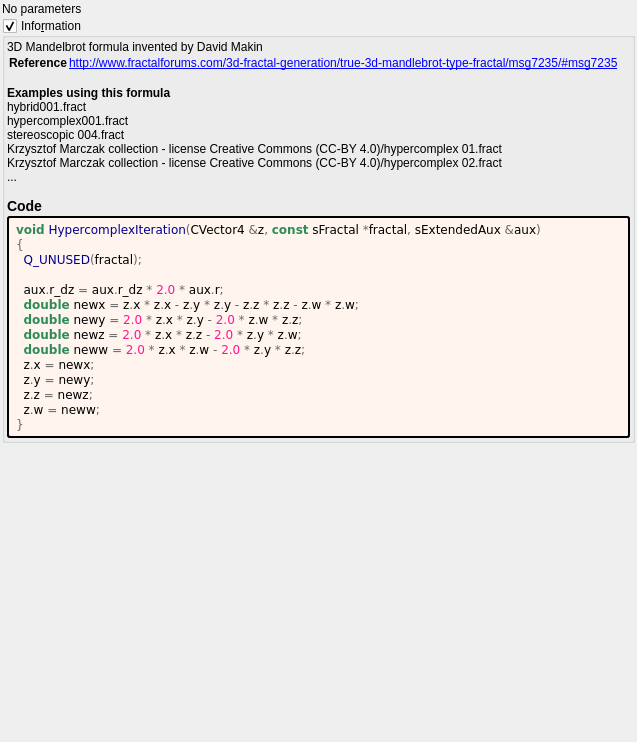
<?xml version="1.0" encoding="UTF-8"?>
<ui version="4.0">
 <class>hypercomplex</class>
 <widget class="QWidget" name="Form">
  <property name="geometry">
   <rect>
    <x>0</x>
    <y>0</y>
    <width>637</width>
    <height>742</height>
   </rect>
  </property>
  <property name="windowTitle">
   <string notr="true">hypercomplex</string>
  </property>
  <layout class="QVBoxLayout" name="verticalLayout">
   <property name="spacing">
    <number>2</number>
   </property>
   <property name="leftMargin">
    <number>2</number>
   </property>
   <property name="topMargin">
    <number>2</number>
   </property>
   <property name="rightMargin">
    <number>2</number>
   </property>
   <property name="bottomMargin">
    <number>2</number>
   </property>
   <item>
    <widget class="QLabel" name="label">
     <property name="text">
      <string>No parameters</string>
     </property>
    </widget>
   </item>
   <item>
    <widget class="MyGroupBox" name="groupCheck_info">
     <property name="title">
      <string>Info&amp;rmation</string>
     </property>
     <property name="flat">
      <bool>false</bool>
     </property>
     <property name="checkable">
      <bool>true</bool>
     </property>
     <layout class="QVBoxLayout" name="verticalLayout_2">
      <property name="spacing">
       <number>2</number>
      </property>
      <property name="leftMargin">
       <number>2</number>
      </property>
      <property name="topMargin">
       <number>2</number>
      </property>
      <property name="rightMargin">
       <number>2</number>
      </property>
      <property name="bottomMargin">
       <number>2</number>
      </property>
      <item>
	   <widget class="QLabel" name="label_information_general">
	    <property name="text">
		 <string notr="true">&lt;p&gt;3D Mandelbrot formula invented by David Makin&lt;/p&gt;&lt;table&gt;
&lt;tr&gt;&lt;th&gt;Reference&lt;/th&gt;&lt;td&gt;&lt;a href=&quot;http://www.fractalforums.com/3d-fractal-generation/true-3d-mandlebrot-type-fractal/msg7235/#msg7235&quot;&gt;http://www.fractalforums.com/3d-fractal-generation/true-3d-mandlebrot-type-fractal/msg7235/#msg7235&lt;br&gt;
&lt;/td&gt;&lt;/tr&gt;
&lt;/table&gt;
&lt;br&gt;&lt;b&gt;Examples using this formula&lt;/b&gt;&lt;br&gt;hybrid001.fract&lt;br&gt;hypercomplex001.fract&lt;br&gt;stereoscopic 004.fract&lt;br&gt;Krzysztof Marczak collection - license Creative Commons (CC-BY 4.0)/hypercomplex 01.fract&lt;br&gt;Krzysztof Marczak collection - license Creative Commons (CC-BY 4.0)/hypercomplex 02.fract&lt;br&gt;...&lt;h3&gt;Code&lt;/h3&gt;</string>
		</property>
		<property name="wordWrap">
		 <bool>true</bool>
		</property>
		<property name="openExternalLinks">
		 <bool>true</bool>
		</property>
		<property name="textInteractionFlags">
		 <set>Qt::LinksAccessibleByMouse|Qt::TextSelectableByMouse</set>
		</property>
		</widget>
	   </item>
	   <item>
	    <widget class="QLabel" name="label_code_content">
		 <property name="text">
		  <string notr="true">&lt;body style=&quot;background-color:#fff5ee&quot;&gt;
&lt;pre style=&quot;color:#000000; background-color:#fff5ee;  font-family:'Courier New',monospace;&quot;&gt;&lt;span style=&quot;color:#2e8b57; font-weight:bold&quot;&gt;void&lt;/span&gt; &lt;span style=&quot;color:#00008f&quot;&gt;HypercomplexIteration&lt;/span&gt;&lt;span style=&quot;color:#676767&quot;&gt;(&lt;/span&gt;CVector4 &lt;span style=&quot;color:#676767&quot;&gt;&amp;amp;&lt;/span&gt;z&lt;span style=&quot;color:#676767&quot;&gt;,&lt;/span&gt; &lt;span style=&quot;color:#2e8b57; font-weight:bold&quot;&gt;const&lt;/span&gt; sFractal &lt;span style=&quot;color:#676767&quot;&gt;*&lt;/span&gt;fractal&lt;span style=&quot;color:#676767&quot;&gt;,&lt;/span&gt; sExtendedAux &lt;span style=&quot;color:#676767&quot;&gt;&amp;amp;&lt;/span&gt;aux&lt;span style=&quot;color:#676767&quot;&gt;)&lt;/span&gt;
&lt;span style=&quot;color:#676767&quot;&gt;{&lt;/span&gt;
  &lt;span style=&quot;color:#00008f&quot;&gt;Q_UNUSED&lt;/span&gt;&lt;span style=&quot;color:#676767&quot;&gt;(&lt;/span&gt;fractal&lt;span style=&quot;color:#676767&quot;&gt;);&lt;/span&gt;

  aux&lt;span style=&quot;color:#676767&quot;&gt;.&lt;/span&gt;r_dz &lt;span style=&quot;color:#676767&quot;&gt;=&lt;/span&gt; aux&lt;span style=&quot;color:#676767&quot;&gt;.&lt;/span&gt;r_dz &lt;span style=&quot;color:#676767&quot;&gt;*&lt;/span&gt; &lt;span style=&quot;color:#ff1493&quot;&gt;2.0&lt;/span&gt; &lt;span style=&quot;color:#676767&quot;&gt;*&lt;/span&gt; aux&lt;span style=&quot;color:#676767&quot;&gt;.&lt;/span&gt;r&lt;span style=&quot;color:#676767&quot;&gt;;&lt;/span&gt;
  &lt;span style=&quot;color:#2e8b57; font-weight:bold&quot;&gt;double&lt;/span&gt; newx &lt;span style=&quot;color:#676767&quot;&gt;=&lt;/span&gt; z&lt;span style=&quot;color:#676767&quot;&gt;.&lt;/span&gt;x &lt;span style=&quot;color:#676767&quot;&gt;*&lt;/span&gt; z&lt;span style=&quot;color:#676767&quot;&gt;.&lt;/span&gt;x &lt;span style=&quot;color:#676767&quot;&gt;-&lt;/span&gt; z&lt;span style=&quot;color:#676767&quot;&gt;.&lt;/span&gt;y &lt;span style=&quot;color:#676767&quot;&gt;*&lt;/span&gt; z&lt;span style=&quot;color:#676767&quot;&gt;.&lt;/span&gt;y &lt;span style=&quot;color:#676767&quot;&gt;-&lt;/span&gt; z&lt;span style=&quot;color:#676767&quot;&gt;.&lt;/span&gt;z &lt;span style=&quot;color:#676767&quot;&gt;*&lt;/span&gt; z&lt;span style=&quot;color:#676767&quot;&gt;.&lt;/span&gt;z &lt;span style=&quot;color:#676767&quot;&gt;-&lt;/span&gt; z&lt;span style=&quot;color:#676767&quot;&gt;.&lt;/span&gt;w &lt;span style=&quot;color:#676767&quot;&gt;*&lt;/span&gt; z&lt;span style=&quot;color:#676767&quot;&gt;.&lt;/span&gt;w&lt;span style=&quot;color:#676767&quot;&gt;;&lt;/span&gt;
  &lt;span style=&quot;color:#2e8b57; font-weight:bold&quot;&gt;double&lt;/span&gt; newy &lt;span style=&quot;color:#676767&quot;&gt;=&lt;/span&gt; &lt;span style=&quot;color:#ff1493&quot;&gt;2.0&lt;/span&gt; &lt;span style=&quot;color:#676767&quot;&gt;*&lt;/span&gt; z&lt;span style=&quot;color:#676767&quot;&gt;.&lt;/span&gt;x &lt;span style=&quot;color:#676767&quot;&gt;*&lt;/span&gt; z&lt;span style=&quot;color:#676767&quot;&gt;.&lt;/span&gt;y &lt;span style=&quot;color:#676767&quot;&gt;-&lt;/span&gt; &lt;span style=&quot;color:#ff1493&quot;&gt;2.0&lt;/span&gt; &lt;span style=&quot;color:#676767&quot;&gt;*&lt;/span&gt; z&lt;span style=&quot;color:#676767&quot;&gt;.&lt;/span&gt;w &lt;span style=&quot;color:#676767&quot;&gt;*&lt;/span&gt; z&lt;span style=&quot;color:#676767&quot;&gt;.&lt;/span&gt;z&lt;span style=&quot;color:#676767&quot;&gt;;&lt;/span&gt;
  &lt;span style=&quot;color:#2e8b57; font-weight:bold&quot;&gt;double&lt;/span&gt; newz &lt;span style=&quot;color:#676767&quot;&gt;=&lt;/span&gt; &lt;span style=&quot;color:#ff1493&quot;&gt;2.0&lt;/span&gt; &lt;span style=&quot;color:#676767&quot;&gt;*&lt;/span&gt; z&lt;span style=&quot;color:#676767&quot;&gt;.&lt;/span&gt;x &lt;span style=&quot;color:#676767&quot;&gt;*&lt;/span&gt; z&lt;span style=&quot;color:#676767&quot;&gt;.&lt;/span&gt;z &lt;span style=&quot;color:#676767&quot;&gt;-&lt;/span&gt; &lt;span style=&quot;color:#ff1493&quot;&gt;2.0&lt;/span&gt; &lt;span style=&quot;color:#676767&quot;&gt;*&lt;/span&gt; z&lt;span style=&quot;color:#676767&quot;&gt;.&lt;/span&gt;y &lt;span style=&quot;color:#676767&quot;&gt;*&lt;/span&gt; z&lt;span style=&quot;color:#676767&quot;&gt;.&lt;/span&gt;w&lt;span style=&quot;color:#676767&quot;&gt;;&lt;/span&gt;
  &lt;span style=&quot;color:#2e8b57; font-weight:bold&quot;&gt;double&lt;/span&gt; neww &lt;span style=&quot;color:#676767&quot;&gt;=&lt;/span&gt; &lt;span style=&quot;color:#ff1493&quot;&gt;2.0&lt;/span&gt; &lt;span style=&quot;color:#676767&quot;&gt;*&lt;/span&gt; z&lt;span style=&quot;color:#676767&quot;&gt;.&lt;/span&gt;x &lt;span style=&quot;color:#676767&quot;&gt;*&lt;/span&gt; z&lt;span style=&quot;color:#676767&quot;&gt;.&lt;/span&gt;w &lt;span style=&quot;color:#676767&quot;&gt;-&lt;/span&gt; &lt;span style=&quot;color:#ff1493&quot;&gt;2.0&lt;/span&gt; &lt;span style=&quot;color:#676767&quot;&gt;*&lt;/span&gt; z&lt;span style=&quot;color:#676767&quot;&gt;.&lt;/span&gt;y &lt;span style=&quot;color:#676767&quot;&gt;*&lt;/span&gt; z&lt;span style=&quot;color:#676767&quot;&gt;.&lt;/span&gt;z&lt;span style=&quot;color:#676767&quot;&gt;;&lt;/span&gt;
  z&lt;span style=&quot;color:#676767&quot;&gt;.&lt;/span&gt;x &lt;span style=&quot;color:#676767&quot;&gt;=&lt;/span&gt; newx&lt;span style=&quot;color:#676767&quot;&gt;;&lt;/span&gt;
  z&lt;span style=&quot;color:#676767&quot;&gt;.&lt;/span&gt;y &lt;span style=&quot;color:#676767&quot;&gt;=&lt;/span&gt; newy&lt;span style=&quot;color:#676767&quot;&gt;;&lt;/span&gt;
  z&lt;span style=&quot;color:#676767&quot;&gt;.&lt;/span&gt;z &lt;span style=&quot;color:#676767&quot;&gt;=&lt;/span&gt; newz&lt;span style=&quot;color:#676767&quot;&gt;;&lt;/span&gt;
  z&lt;span style=&quot;color:#676767&quot;&gt;.&lt;/span&gt;w &lt;span style=&quot;color:#676767&quot;&gt;=&lt;/span&gt; neww&lt;span style=&quot;color:#676767&quot;&gt;;&lt;/span&gt;
&lt;span style=&quot;color:#676767&quot;&gt;}&lt;/span&gt;
&lt;/pre&gt;
&lt;/body&gt;</string>
		 </property>
		 <property name="wordWrap">
		  <bool>true</bool>
		 </property>
		 <property name="openExternalLinks">
		  <bool>true</bool>
		 </property>
		 <property name="textInteractionFlags">
		  <set>Qt::LinksAccessibleByMouse|Qt::TextSelectableByMouse</set>
		 </property>
		 <property name="styleSheet">
		  <string notr="true">border-style: outset; border-width: 2px; border-radius: 3px; border-color: black; background-color: #fff5ee; padding: 4px;</string>
		  </property>
		 </widget>
		</item>
	   </layout>
    </widget>
   </item>
   <item>
    <spacer name="verticalSpacer">
     <property name="orientation">
      <enum>Qt::Vertical</enum>
     </property>
     <property name="sizeHint" stdset="0">
      <size>
       <width>20</width>
       <height>40</height>
      </size>
     </property>
    </spacer>
   </item>
  </layout>
 </widget>
 <customwidgets>
  <customwidget>
   <class>MyGroupBox</class>
   <extends>QGroupBox</extends>
   <header>my_group_box.h</header>
   <container>1</container>
  </customwidget>
 </customwidgets>
 <tabstops>
  <tabstop>groupCheck_info</tabstop>
 </tabstops>
 <resources/>
 <connections/>
</ui>
